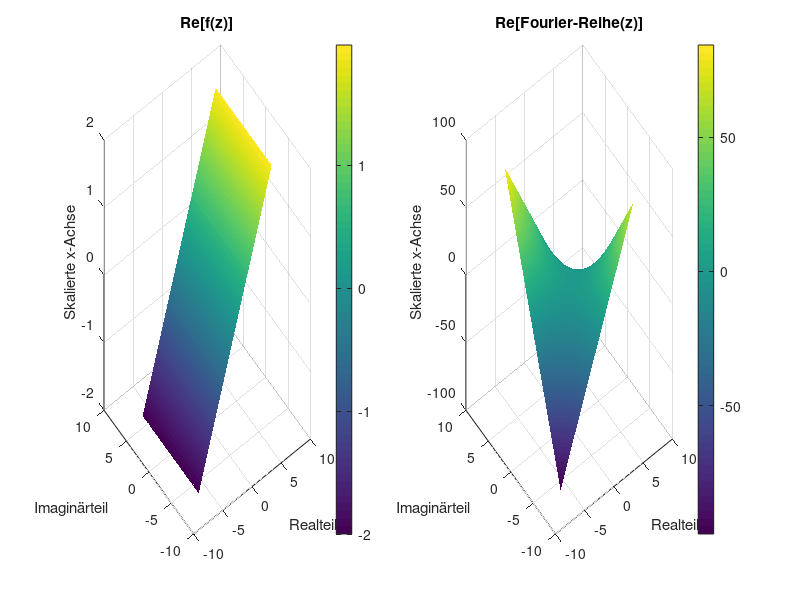

MATLAB code for this plot:
function plotFourierSeries4()
% Eingabe der Funktion und Fourier-Reihe
f = @(z) z/pi; % Funktion
fourierSeries = @(z) z + 1i*(z-1).^2; % Fourier-Reihe

% Erstellen der Gitterpunkte in der Gausschen Zahlenebene
[X, Y] = meshgrid(-2*pi:0.1:2*pi, -2*pi:0.1:2*pi);
Z = X + 1i*Y;

% Berechnung der Funktion und Fourier-Reihe auf den Gitterpunkten
F = f(Z);
FS = fourierSeries(Z);

% Darstellung der Funktion und Fourier-Reihe
figure;
subplot(1, 2, 1);
surf(X, Y, real(F), 'EdgeColor', 'none');
title('Re[f(z)]');
xlabel('Realteil');
ylabel('Imaginärteil');
zlabel('Skalierte x-Achse');
colorbar;

subplot(1, 2, 2);
surf(X, Y, real(FS), 'EdgeColor', 'none');
title('Re[Fourier-Reihe(z)]');
xlabel('Realteil');
ylabel('Imaginärteil');
zlabel('Skalierte x-Achse');
colorbar;

end
